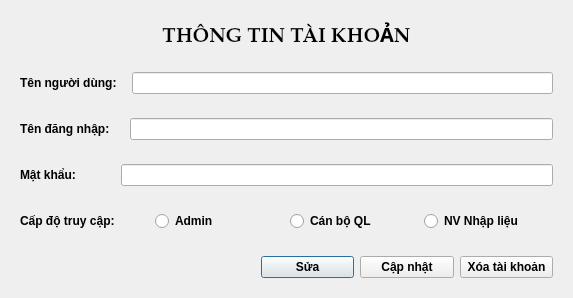
<?xml version="1.0" encoding="UTF-8"?>
<ui version="4.0">
 <class>Dialog_SuaXoa</class>
 <widget class="QDialog" name="Dialog_SuaXoa">
  <property name="geometry">
   <rect>
    <x>0</x>
    <y>0</y>
    <width>573</width>
    <height>298</height>
   </rect>
  </property>
  <property name="windowTitle">
   <string>Dialog</string>
  </property>
  <layout class="QVBoxLayout" name="verticalLayout">
   <item>
    <widget class="QWidget" name="widget" native="true">
     <layout class="QVBoxLayout" name="verticalLayout_2">
      <item>
       <widget class="QLabel" name="label">
        <property name="font">
         <font>
          <family>Palatino Linotype</family>
          <pointsize>15</pointsize>
          <weight>75</weight>
          <bold>true</bold>
         </font>
        </property>
        <property name="text">
         <string>THÔNG TIN TÀI KHOẢN</string>
        </property>
        <property name="alignment">
         <set>Qt::AlignCenter</set>
        </property>
       </widget>
      </item>
     </layout>
    </widget>
   </item>
   <item>
    <widget class="QWidget" name="widget_2" native="true">
     <layout class="QHBoxLayout" name="horizontalLayout">
      <property name="spacing">
       <number>15</number>
      </property>
      <item>
       <widget class="QLabel" name="label_2">
        <property name="font">
         <font>
          <weight>75</weight>
          <bold>true</bold>
         </font>
        </property>
        <property name="text">
         <string>Tên người dùng:</string>
        </property>
       </widget>
      </item>
      <item>
       <widget class="QLineEdit" name="lineEdit_TenND"/>
      </item>
     </layout>
    </widget>
   </item>
   <item>
    <widget class="QWidget" name="widget_3" native="true">
     <layout class="QHBoxLayout" name="horizontalLayout_2">
      <property name="spacing">
       <number>20</number>
      </property>
      <item>
       <widget class="QLabel" name="label_3">
        <property name="font">
         <font>
          <weight>75</weight>
          <bold>true</bold>
         </font>
        </property>
        <property name="text">
         <string>Tên đăng nhập:</string>
        </property>
       </widget>
      </item>
      <item>
       <widget class="QLineEdit" name="lineEdit_TenDN"/>
      </item>
     </layout>
    </widget>
   </item>
   <item>
    <widget class="QWidget" name="widget_4" native="true">
     <layout class="QHBoxLayout" name="horizontalLayout_3" stretch="0,0">
      <property name="spacing">
       <number>45</number>
      </property>
      <item>
       <widget class="QLabel" name="label_4">
        <property name="font">
         <font>
          <weight>75</weight>
          <bold>true</bold>
         </font>
        </property>
        <property name="text">
         <string>Mật khẩu:</string>
        </property>
       </widget>
      </item>
      <item>
       <widget class="QLineEdit" name="lineEdit_MK"/>
      </item>
     </layout>
    </widget>
   </item>
   <item>
    <widget class="QWidget" name="widget_6" native="true">
     <layout class="QHBoxLayout" name="horizontalLayout_5">
      <item>
       <widget class="QLabel" name="label_6">
        <property name="font">
         <font>
          <weight>75</weight>
          <bold>true</bold>
         </font>
        </property>
        <property name="text">
         <string>Cấp độ truy cập:</string>
        </property>
       </widget>
      </item>
      <item>
       <widget class="QRadioButton" name="radioButton">
        <property name="font">
         <font>
          <weight>75</weight>
          <bold>true</bold>
         </font>
        </property>
        <property name="text">
         <string>Admin</string>
        </property>
       </widget>
      </item>
      <item>
       <widget class="QRadioButton" name="radioButton_2">
        <property name="font">
         <font>
          <weight>75</weight>
          <bold>true</bold>
         </font>
        </property>
        <property name="text">
         <string>Cán bộ QL</string>
        </property>
       </widget>
      </item>
      <item>
       <widget class="QRadioButton" name="radioButton_3">
        <property name="font">
         <font>
          <weight>75</weight>
          <bold>true</bold>
         </font>
        </property>
        <property name="text">
         <string>NV Nhập liệu</string>
        </property>
       </widget>
      </item>
     </layout>
    </widget>
   </item>
   <item>
    <widget class="QWidget" name="widget_7" native="true">
     <layout class="QHBoxLayout" name="horizontalLayout_6">
      <property name="leftMargin">
       <number>250</number>
      </property>
      <item>
       <widget class="QPushButton" name="pushButton_suaTK">
        <property name="font">
         <font>
          <weight>75</weight>
          <bold>true</bold>
         </font>
        </property>
        <property name="text">
         <string>Sửa</string>
        </property>
       </widget>
      </item>
      <item>
       <widget class="QPushButton" name="pushButton_CapnhatTK">
        <property name="font">
         <font>
          <weight>75</weight>
          <bold>true</bold>
         </font>
        </property>
        <property name="text">
         <string>Cập nhật</string>
        </property>
       </widget>
      </item>
      <item>
       <widget class="QPushButton" name="pushButton_XoaTK">
        <property name="font">
         <font>
          <weight>75</weight>
          <bold>true</bold>
         </font>
        </property>
        <property name="text">
         <string>Xóa tài khoản</string>
        </property>
       </widget>
      </item>
     </layout>
    </widget>
   </item>
  </layout>
 </widget>
 <resources/>
 <connections/>
</ui>
